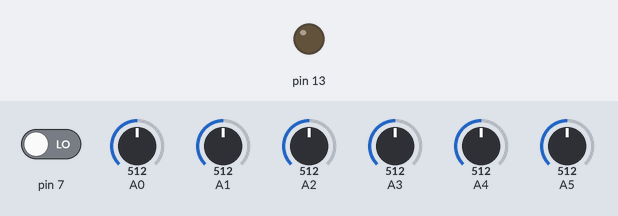
Bench run of a sketch on a simulated Arduino Uno, built with avr-gcc and run on an emulated ATmega328P. Shown: output pins drawn as LEDs (lit = HIGH). The inputs (shaded band) are chosen by the test bench; at power-on: pin 7 LOW, A0 = 512, A1 = 512, A2 = 512, A3 = 512, A4 = 512, A5 = 512. Pins used as bus, display or sensor lines are not drawn; what the sketch prints to the serial monitor is not drawn.

Above: at 1.2 s.
1.3 s: pin 7 driven HIGH
At 2.2 s:
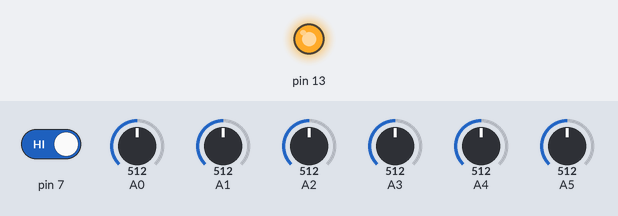
2.8 s: pin 7 driven LOW
At 3.3 s:
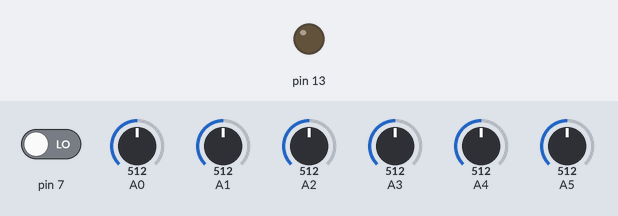
Timing chart, 0 to 5.8 s (numbered marks = the images above; inputs shaded):
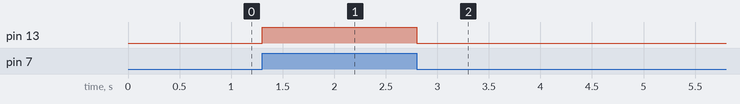

The sketch:

Test_sim.ino
```cpp
//Pin 7 is accessed by pin D7
//Pin 13 is accessed by pin B5
//Pin 11 is accessed by pin B3

void setup() {
  pinMode(0, OUTPUT);
  digitalWrite(0, HIGH);
  pinMode(13, OUTPUT);
  pinMode(7, INPUT);
  digitalWrite(13, LOW);
  //analogWrite(11, 100);
   Serial.begin(115200);
   Serial.println("Program is starting...");
}

void loop() {
  if(digitalRead(7) == HIGH){
    digitalWrite(13, HIGH);
    Serial.println(analogRead(A0));
    Serial.println(analogRead(A1));
    Serial.println(analogRead(A2));
    Serial.println(analogRead(A3));
    Serial.println(analogRead(A4));
    Serial.println(analogRead(A5));
  }

  else if(digitalRead(7) == LOW){
    digitalWrite(13, LOW);
  }
  //Serial.println(analogRead(A0));

}
```

Measured:
- after the input at 1.3 s, pin 13: LOW → HIGH at once
- after the input at 2.8 s, pin 13: HIGH → LOW at once
